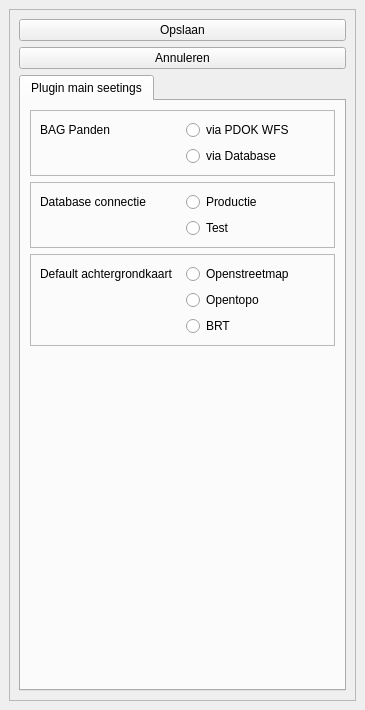
<?xml version="1.0" encoding="UTF-8"?>
<ui version="4.0">
 <class>settings</class>
 <widget class="QDockWidget" name="settings">
  <property name="geometry">
   <rect>
    <x>0</x>
    <y>0</y>
    <width>365</width>
    <height>710</height>
   </rect>
  </property>
  <property name="windowTitle">
   <string>Settings</string>
  </property>
  <widget class="QWidget" name="dockWidgetContents">
   <layout class="QGridLayout" name="gridLayout_2">
    <item row="0" column="0">
     <widget class="QScrollArea" name="scrollArea">
      <property name="widgetResizable">
       <bool>true</bool>
      </property>
      <widget class="QWidget" name="scrollAreaWidgetContents">
       <property name="geometry">
        <rect>
         <x>0</x>
         <y>0</y>
         <width>345</width>
         <height>668</height>
        </rect>
       </property>
       <layout class="QVBoxLayout" name="verticalLayout">
        <item>
         <widget class="QPushButton" name="save">
          <property name="text">
           <string>Opslaan</string>
          </property>
         </widget>
        </item>
        <item>
         <widget class="QPushButton" name="cancel">
          <property name="text">
           <string>Annuleren</string>
          </property>
         </widget>
        </item>
        <item>
         <widget class="QTabWidget" name="tabWidget">
          <property name="enabled">
           <bool>true</bool>
          </property>
          <property name="currentIndex">
           <number>0</number>
          </property>
          <widget class="QWidget" name="plugin">
           <attribute name="title">
            <string>Plugin main seetings</string>
           </attribute>
           <layout class="QVBoxLayout" name="verticalLayout_2">
            <item>
             <layout class="QGridLayout" name="gridLayout">
              <item row="6" column="0">
               <spacer name="verticalSpacer">
                <property name="orientation">
                 <enum>Qt::Vertical</enum>
                </property>
                <property name="sizeHint" stdset="0">
                 <size>
                  <width>0</width>
                  <height>0</height>
                 </size>
                </property>
               </spacer>
              </item>
              <item row="3" column="0" colspan="2">
               <widget class="QFrame" name="frame">
                <property name="minimumSize">
                 <size>
                  <width>0</width>
                  <height>0</height>
                 </size>
                </property>
                <property name="frameShape">
                 <enum>QFrame::StyledPanel</enum>
                </property>
                <property name="frameShadow">
                 <enum>QFrame::Raised</enum>
                </property>
                <layout class="QGridLayout" name="gridLayout_3">
                 <item row="0" column="1">
                  <widget class="QRadioButton" name="dbprod">
                   <property name="text">
                    <string>Productie</string>
                   </property>
                  </widget>
                 </item>
                 <item row="0" column="0">
                  <widget class="QLabel" name="label_2">
                   <property name="text">
                    <string>Database connectie</string>
                   </property>
                  </widget>
                 </item>
                 <item row="1" column="1">
                  <widget class="QRadioButton" name="dbtest">
                   <property name="text">
                    <string>Test</string>
                   </property>
                  </widget>
                 </item>
                </layout>
               </widget>
              </item>
              <item row="2" column="0" colspan="2">
               <widget class="QFrame" name="frame_2">
                <property name="minimumSize">
                 <size>
                  <width>0</width>
                  <height>0</height>
                 </size>
                </property>
                <property name="frameShape">
                 <enum>QFrame::StyledPanel</enum>
                </property>
                <property name="frameShadow">
                 <enum>QFrame::Raised</enum>
                </property>
                <layout class="QGridLayout" name="gridLayout_4">
                 <item row="0" column="0">
                  <widget class="QLabel" name="label">
                   <property name="text">
                    <string>BAG Panden </string>
                   </property>
                  </widget>
                 </item>
                 <item row="0" column="1">
                  <widget class="QRadioButton" name="bagwfs">
                   <property name="text">
                    <string>via PDOK WFS</string>
                   </property>
                  </widget>
                 </item>
                 <item row="1" column="1">
                  <widget class="QRadioButton" name="bagdatabase">
                   <property name="text">
                    <string>via Database</string>
                   </property>
                  </widget>
                 </item>
                </layout>
               </widget>
              </item>
              <item row="4" column="0" colspan="2">
               <widget class="QFrame" name="frame_3">
                <property name="minimumSize">
                 <size>
                  <width>0</width>
                  <height>0</height>
                 </size>
                </property>
                <property name="frameShape">
                 <enum>QFrame::StyledPanel</enum>
                </property>
                <property name="frameShadow">
                 <enum>QFrame::Raised</enum>
                </property>
                <layout class="QGridLayout" name="gridLayout_5">
                 <item row="1" column="1">
                  <widget class="QRadioButton" name="opentopo">
                   <property name="text">
                    <string>Opentopo</string>
                   </property>
                  </widget>
                 </item>
                 <item row="0" column="0">
                  <widget class="QLabel" name="label_3">
                   <property name="text">
                    <string>Default achtergrondkaart</string>
                   </property>
                  </widget>
                 </item>
                 <item row="0" column="1">
                  <widget class="QRadioButton" name="openstreetmap">
                   <property name="text">
                    <string>Openstreetmap</string>
                   </property>
                  </widget>
                 </item>
                 <item row="2" column="1">
                  <widget class="QRadioButton" name="brt">
                   <property name="text">
                    <string>BRT</string>
                   </property>
                  </widget>
                 </item>
                </layout>
               </widget>
              </item>
             </layout>
            </item>
           </layout>
          </widget>
         </widget>
        </item>
       </layout>
      </widget>
     </widget>
    </item>
   </layout>
  </widget>
 </widget>
 <resources/>
 <connections/>
</ui>
